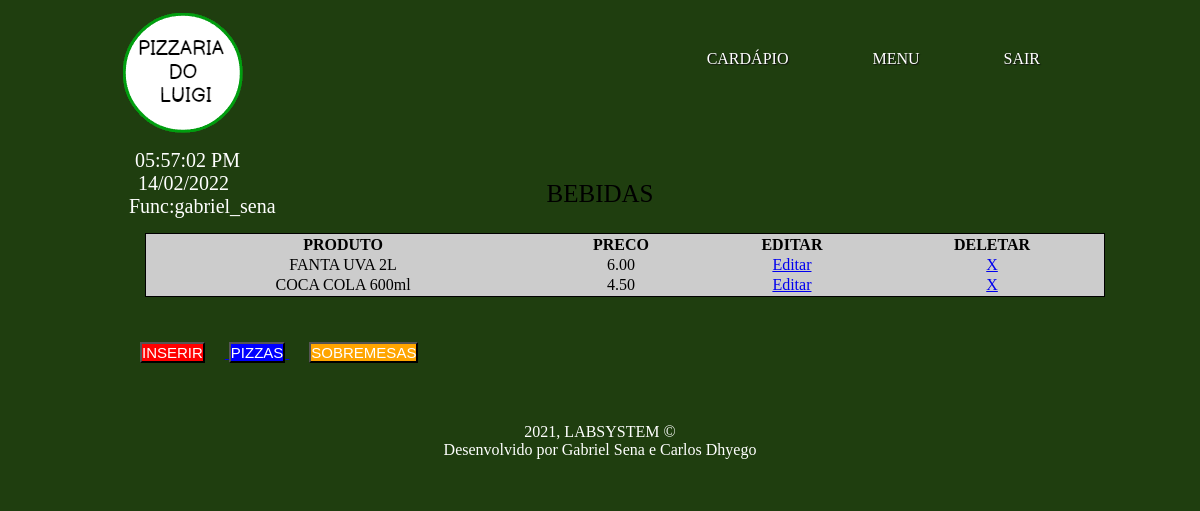
Page /atendente-pc/index.php?pagina=cardapio_bebida (signed in) on the committed database.
### tables this page shows
CREATE TABLE `bebida` (
  `id_bebida` int(11) NOT NULL,
  `nome_bebida` varchar(50) NOT NULL,
  `preco_bebida` decimal(10,2) NOT NULL
);

### atendente-pc/db.php (called while the page is built, shortened)
<?php
$servidor = "localhost";
$usuario = "root";
$senha = "";
$db = "pizza_luigi";
$conexao = mysqli_connect($servidor, $usuario, $senha, $db);
$query_produto_bebida = "SELECT * FROM bebida";
$consulta_produto_bebida = mysqli_query($conexao,$query_produto_bebida);

### atendente-pc/views/cardapio_bebida.php (the view)
<div class="container" style="text-align: center;">
	<label style="font-size: 25px">BEBIDAS</label>
</div>
<table id="tabela_pizza" style="border: 1px solid black; width: 100%;background-color: #ccc;text-align: center">
	<thead>
	<tr>
		<th>PRODUTO</th>
		<th>PRECO</th>
		<th>EDITAR</th>
		<th>DELETAR</th>
	</tr>
	</thead>
	<tbody>
	<?php
			while($linha = mysqli_fetch_array($consulta_produto_bebida)){
				echo '<tr><td >'.$linha['nome_bebida'].'</td>';
				echo '<td>'.$linha['preco_bebida'].'</td>';
	?>
		<td><a href="?pagina=inserir_bebida&editar=<?php echo $linha['id_bebida']; ?>">Editar</a></td>
		<td><a href="deleta_bebida.php?id_bebida=<?php echo $linha['id_bebida']; ?>">X</a></td></tr>
	<?php
				}
	?>
	</tbody>
</table>
<a href="?pagina=inserir_bebida">
	<button type="button" style="margin:20px;color: white;background-color: red;font-size: 15px">INSERIR</button>
</a>
<a href="?pagina=cardapio">
	<button type="button" style="color: white;background-color: blue; font-size: 15px">PIZZAS</button>
</a>
<a href="?pagina=cardapio_sobremesa">
	<button type="button" style="margin:20px;color: white;background-color: orange; font-size: 15px">SOBREMESAS</button>
</a>

### atendente-pc/css/novo_estilo.css (style rules this page uses)
* { margin: 0;padding: 0 }
body { height: 100px; font-family: cursive; font-size: 16px }
.container { margin: 0 auto; width: 960px; }
#tabela_pizza { margin: 25px; }

### rows in the picture
bebida: nome_bebida "FANTA UVA 2L", preco_bebida "6.00"
bebida: nome_bebida "COCA COLA 600ml", preco_bebida "4.50"

### other values in the picture
$_SESSION['usuario'] "gabriel_sena"
